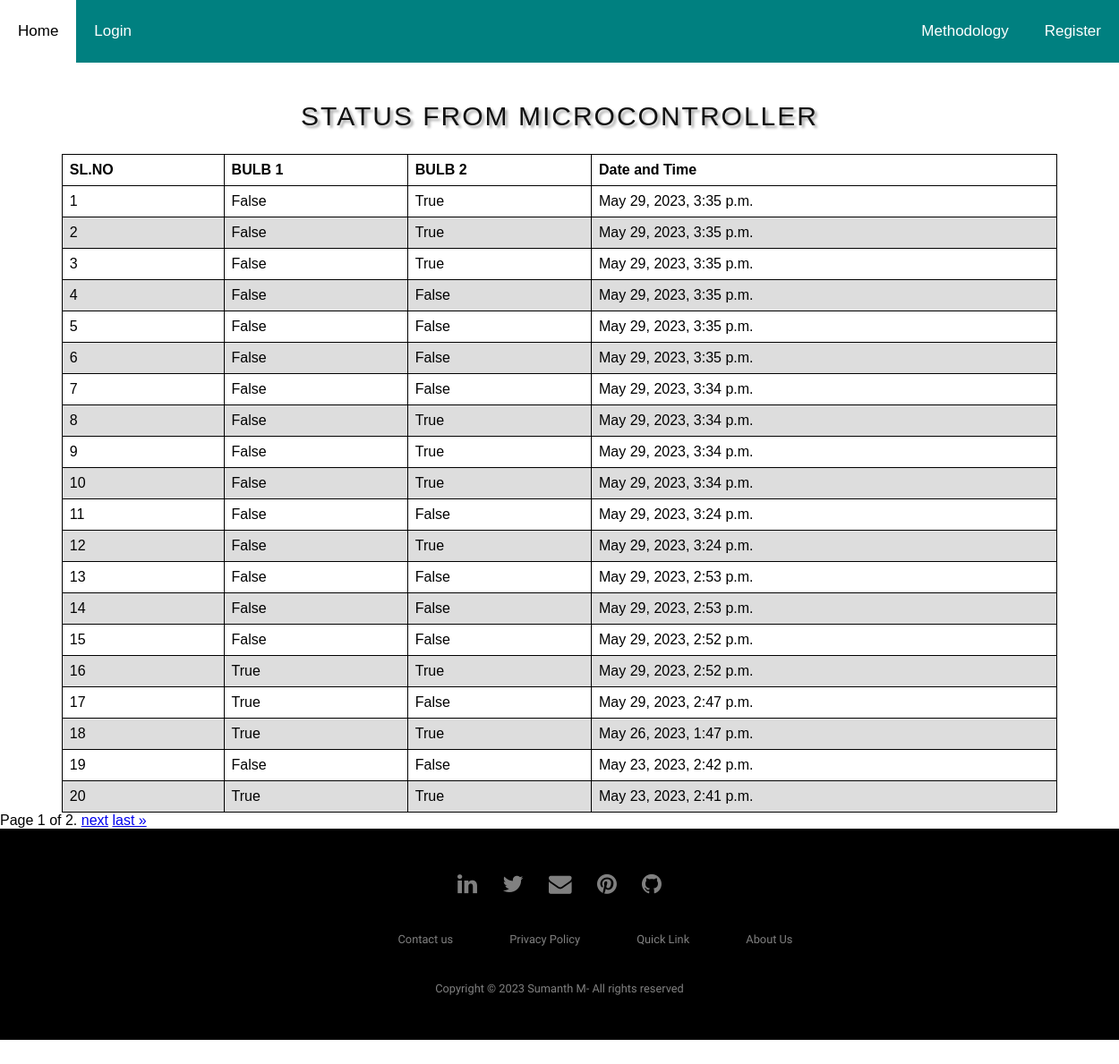
The app's page /circuit_status/ with its own data.
### ckt/models.py (models this page shows, shortened)
class CircuitStatusModel(models.Model):
    led_1 = models.BooleanField(default=False)
    led_2 = models.BooleanField(default=False)
    doc = models.DateTimeField(auto_now_add=True)

### ckt/views.py (the view)
# urls.py: path("circuit_status/", CircuitStatusView.as_view(), name="ckt_status"),
class CircuitStatusView(ListView):
    model = CircuitStatusModel
    ordering = "-id"
    paginate_by = 20

### ckt/templates/ckt/circuitstatusmodel_list.html (shortened to what this page needs)
{% extends 'base.html' %} {% block content %}
<br>
<center><h2>STATUS FROM MICROCONTROLLER</h2></center>
    </head>
    <body>
    <table class="striped centered">
    <thead>
      <tr>
        <th>SL.NO</th>
        <th>BULB 1</th>
        <th>BULB 2</th>
        <th>Date and Time</th>
      </tr>
    </thead>
      <tbody>
        {% for object in object_list %}
        <tr>
        <td>{{forloop.counter}}</td>
        <td>{{object.led_1}} </td>
        <td>{{object.led_2}}</td>
        <td>{{object.doc}}</td>
    </tr>
        {% endfor %}
    </tbody>
    </table>
    <div class="pagination">
      <span class="step-links">
        <span class="current">
          Page {{ page_obj.number }} of {{ paginator.num_pages }}.
        </span>
        {% if page_obj.has_next %}
        <a href="?page={{ page_obj.next_page_number }}">next</a>
        <a href="?page={{ page_obj.num_pages }}">last &raquo;</a>
        {% endif %}
      </span>
    </div>
 {% endblock content %}

### templates/base.html (style rules this page uses)
body { margin: 0; font-family: Arial, Helvetica, sans-serif; padding-bottom: 200px; }
body { margin: 0; overflow-x: hidden; }

### ckt/templates/ckt/circuitstatusmodel_list.html (style rules this page uses)
table { font-family: arial, sans-serif; border-collapse: collapse; width: 89%; margin-left: auto; margin-right: auto; }
td, th { border: 1px solid #dddddd; text-align: left; padding: 8px; }
tr:nth-child(even) { background-color: #dddddd; }
table, th, td { border:1px solid black; border-collapse: collapse; }
h2 { letter-spacing: 2px; text-transform: uppercase; font: 20px "Lato", sans-serif; color: #111; font-family: "Sofia", sans-serif; font-size: 30px; text-shadow: 3px 3px 3px #ababab; }

### records on screen
CircuitStatusModel: led_1 "False", led_2 "True", doc "May 29, 2023, 3:35 p.m."
CircuitStatusModel: led_1 "False", led_2 "True", doc "May 29, 2023, 3:35 p.m."
CircuitStatusModel: led_1 "False", led_2 "True", doc "May 29, 2023, 3:35 p.m."
CircuitStatusModel: led_1 "False", led_2 "False", doc "May 29, 2023, 3:35 p.m."
CircuitStatusModel: led_1 "False", led_2 "False", doc "May 29, 2023, 3:35 p.m."
CircuitStatusModel: led_1 "False", led_2 "False", doc "May 29, 2023, 3:35 p.m."
CircuitStatusModel: led_1 "False", led_2 "False", doc "May 29, 2023, 3:34 p.m."
CircuitStatusModel: led_1 "False", led_2 "True", doc "May 29, 2023, 3:34 p.m."
CircuitStatusModel: led_1 "False", led_2 "True", doc "May 29, 2023, 3:34 p.m."
CircuitStatusModel: led_1 "False", led_2 "True", doc "May 29, 2023, 3:34 p.m."
CircuitStatusModel: led_1 "False", led_2 "False", doc "May 29, 2023, 3:24 p.m."
CircuitStatusModel: led_1 "False", led_2 "True", doc "May 29, 2023, 3:24 p.m."
CircuitStatusModel: led_1 "False", led_2 "False", doc "May 29, 2023, 2:53 p.m."
CircuitStatusModel: led_1 "False", led_2 "False", doc "May 29, 2023, 2:53 p.m."
CircuitStatusModel: led_1 "False", led_2 "False", doc "May 29, 2023, 2:52 p.m."
CircuitStatusModel: led_1 "True", led_2 "True", doc "May 29, 2023, 2:52 p.m."
CircuitStatusModel: led_1 "True", led_2 "False", doc "May 29, 2023, 2:47 p.m."
CircuitStatusModel: led_1 "True", led_2 "True", doc "May 26, 2023, 1:47 p.m."
CircuitStatusModel: led_1 "False", led_2 "False", doc "May 23, 2023, 2:42 p.m."
CircuitStatusModel: led_1 "True", led_2 "True", doc "May 23, 2023, 2:41 p.m."

### other values on screen
{{ page_obj.number }} "1"
{{ paginator.num_pages }} "2"
